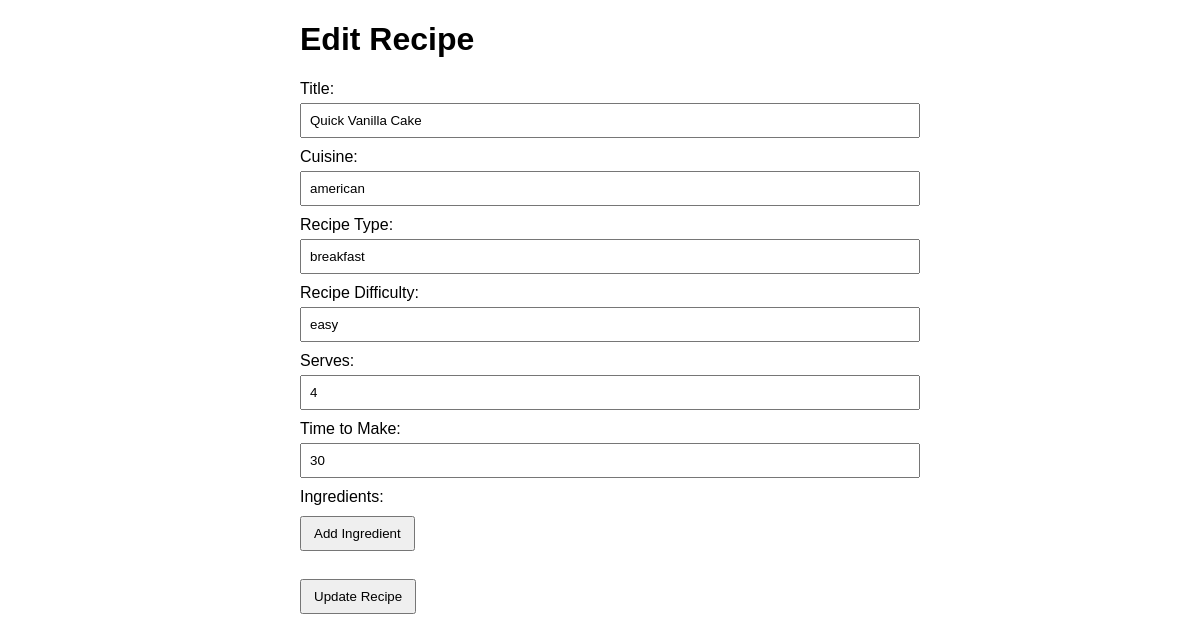
The app's page /editRecipe.php?recipe_id=11 (signed in) with its own data.
### tables this page shows
CREATE TABLE `recipes` (
  `id` int(11) NOT NULL,
  `user_id` int(11) DEFAULT NULL,
  `title` varchar(100) NOT NULL,
  `steps` text DEFAULT NULL,
  `cuisine` varchar(50) DEFAULT NULL,
  `image_url` varchar(255) DEFAULT NULL,
  `created_at` timestamp NOT NULL DEFAULT current_timestamp(),
  `recipe_type` varchar(25) NOT NULL,
  `recipe_difficulty` varchar(25) NOT NULL,
  `serves` varchar(2) NOT NULL,
  `Time_to_make` varchar(150) NOT NULL
);

### editRecipe.php (the view, shortened to what this page needs)
<?php
require 'db.php';
$recipe_id = intval($_GET['recipe_id']);
$user_id = intval($_SESSION['user_id']);
$sql = "SELECT * FROM recipes WHERE id = ? AND user_id = ?";
$stmt = $conn->prepare($sql);
$stmt->bind_param("ii", $recipe_id, $user_id);
$stmt->execute();
$result = $stmt->get_result();
$recipe = $result->fetch_assoc();
?>
<!DOCTYPE html>
<html>
<head>
    <link rel="stylesheet" href="CU.css">
    <link href="https://api.fontshare.com/v2/css?f[]=chillax@400&display=swap" rel="stylesheet">
</head>
<body>
    <h1>Edit Recipe</h1>
    <form method="POST">
        <label>Title:
            <input type="text" name="title" value="<?= htmlspecialchars($recipe['title']) ?>" required>
        </label>
        <label>Cuisine:
            <input type="text" name="cuisine" value="<?= htmlspecialchars($recipe['cuisine']) ?>">
        </label>
        <label>Recipe Type:
            <input type="text" name="recipe_type" value="<?= htmlspecialchars($recipe['recipe_type']) ?>">
        </label>
        <label>Recipe Difficulty:
            <input type="text" name="recipe_difficulty" value="<?= htmlspecialchars($recipe['recipe_difficulty']) ?>">
        </label>
        <label>Serves:
            <input type="text" name="serves" value="<?= htmlspecialchars($recipe['serves']) ?>">
        </label>
        <label>Time to Make:
            <input type="text" name="time_to_make" value="<?= htmlspecialchars($recipe['Time_to_make']) ?>">
        </label>
        <label>Ingredients:</label>
        <button type="button" onclick="addIngredientField()">Add Ingredient</button>
        <br><br>
        <button type="submit">Update Recipe</button>
    </form>
</body>
</html>

### CU.css (style rules this page uses)
* { font-family: 'Chillax', sans-serif; }

### editRecipe.php (style rules this page uses)
body { font-family: Arial, sans-serif; max-width: 600px; margin: auto; }
label { display: block; margin-top: 10px; }
input, textarea, select { width: 100%; padding: 8px; margin-top: 5px; }
button { padding: 8px 12px; margin-top: 10px; }

### records on screen
recipes: title "Quick Vanilla Cake", cuisine "american", recipe_type "breakfast", recipe_difficulty "easy", serves "4", time_to_make "30"
